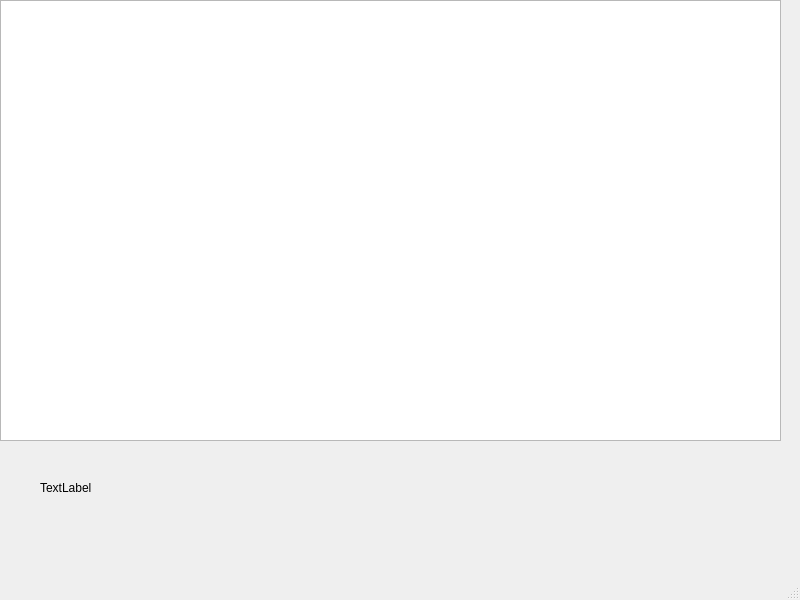
<?xml version="1.0" encoding="UTF-8"?>
<ui version="4.0">
 <class>MainWindow</class>
 <widget class="QMainWindow" name="MainWindow">
  <property name="geometry">
   <rect>
    <x>0</x>
    <y>0</y>
    <width>800</width>
    <height>600</height>
   </rect>
  </property>
  <property name="windowTitle">
   <string>MainWindow</string>
  </property>
  <widget class="QWidget" name="centralwidget">
   <widget class="QLabel" name="label">
    <property name="geometry">
     <rect>
      <x>40</x>
      <y>480</y>
      <width>311</width>
      <height>16</height>
     </rect>
    </property>
    <property name="text">
     <string>TextLabel</string>
    </property>
   </widget>
   <widget class="QTextBrowser" name="textBrowser">
    <property name="geometry">
     <rect>
      <x>0</x>
      <y>0</y>
      <width>781</width>
      <height>441</height>
     </rect>
    </property>
   </widget>
  </widget>
  <widget class="QMenuBar" name="menubar">
   <property name="geometry">
    <rect>
     <x>0</x>
     <y>0</y>
     <width>800</width>
     <height>23</height>
    </rect>
   </property>
  </widget>
  <widget class="QStatusBar" name="statusbar"/>
 </widget>
 <resources/>
 <connections/>
</ui>
